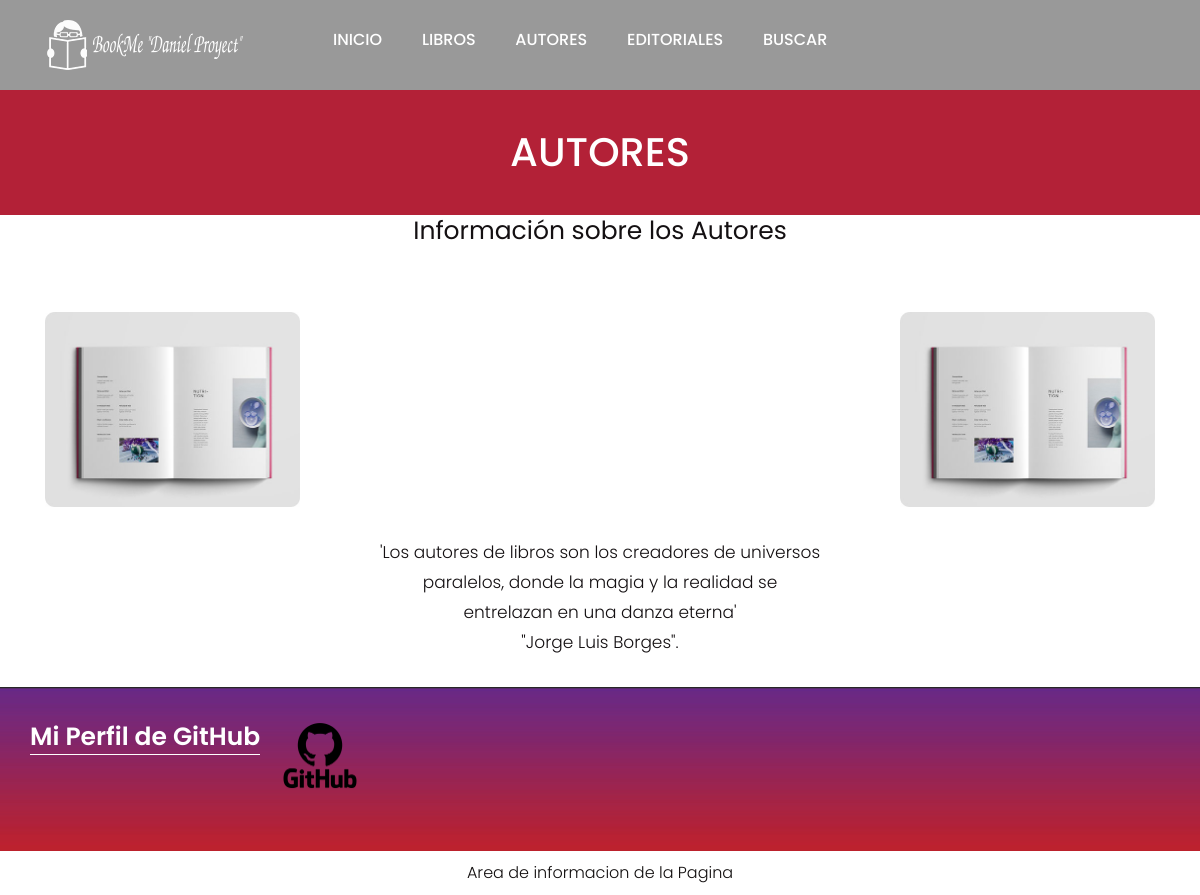
Before: /AppBook/autores/ with the older database file.
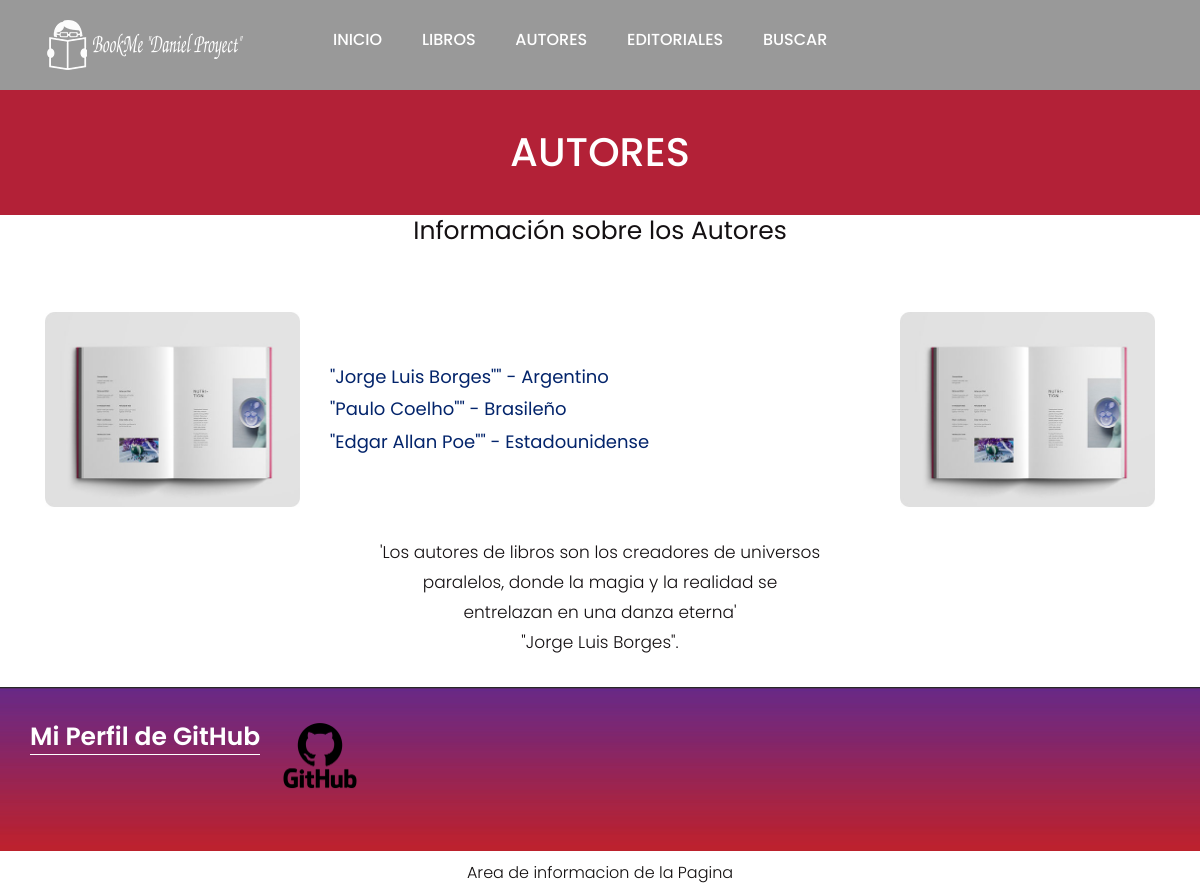
After: the same page with the newer database file.
### AppBook/models.py (models this page shows, shortened)
class Autores(models.Model):
    nombre = models.CharField(max_length=40)
    apellido= models.CharField(max_length=40)
    nacionalidad= models.CharField(max_length=25)

### AppBook/views.py (the view)
# urls.py: path('autores/', autores, name = "Autores"),
def autores(req):
	lista_autores = Autores.objects.all()
	return render(req, "autores.html", {"lista_autores":lista_autores})

### AppBook/templates/autores.html (shortened to what this page needs)
{% extends 'principal.html' %}
{% load static %}
{% block ContenidoQueCambia %}
<div class="about-bg">
   <div class="container">
      <div class="row">
         <div class="col-xl-12 col-lg-12 col-md-12 col-sm-12">
            <div class="abouttitle">
               <h2>Autores</h2>
            </div>
         </div>
      </div>
   </div>
</div>
<div class="Books">
   <div class="container">
      <div class="row">
         <div class="col-md-10 offset-md-1">
            <div class="titlepage">
               <span style="font-size: 25px;">Información sobre los Autores</span>
            </div>
         </div>
      </div>
      <div class="row box">
         <div class="col-xl-3 col-lg-3 col-md-3 col-sm-12">
            <div class="book-box">
               <figure><img src="{% static 'images/book-2.jpg' %}" alt="img"/></figure>
            </div>
         </div>
         <div class="col-xl-6 col-lg-6 col-md-6 col-sm-12">
            <div class="book-box">
               {% block formulario %}
               <ul>
                  {% for autor in lista_autores %}
                     <li style="font-size: 18px; color: #03246b; text-align: left;">"{{autor.nombre}} {{autor.apellido}}"" - {{autor.nacionalidad}}</li>
                  {%endfor%}
               </ul>
               {% endblock formulario %}
            </div>
         </div>
         <div class="col-xl-3 col-lg-3 col-md-3 col-sm-12">
            <div class="book-box">
               <figure><img src="{% static 'images/book-2.jpg' %}" alt="img"/></figure>
            </div>
         </div>
         <div class="col-md-6 offset-md-3">
            <p>'Los autores de libros son los creadores de universos paralelos, donde la magia y la realidad se entrelazan en una danza eterna' <br> "Jorge Luis Borges".</p>
         </div>
      </div>
   </div>
</div>
{% endblock ContenidoQueCambia %}

Changed rows visible on the page:
added Autores: nombre "Jorge Luis", apellido "Borges", nacionalidad "Argentino"
added Autores: nombre "Paulo", apellido "Coelho", nacionalidad "Brasileño"
added Autores: nombre "Edgar Allan", apellido "Poe", nacionalidad "Estadounidense"
